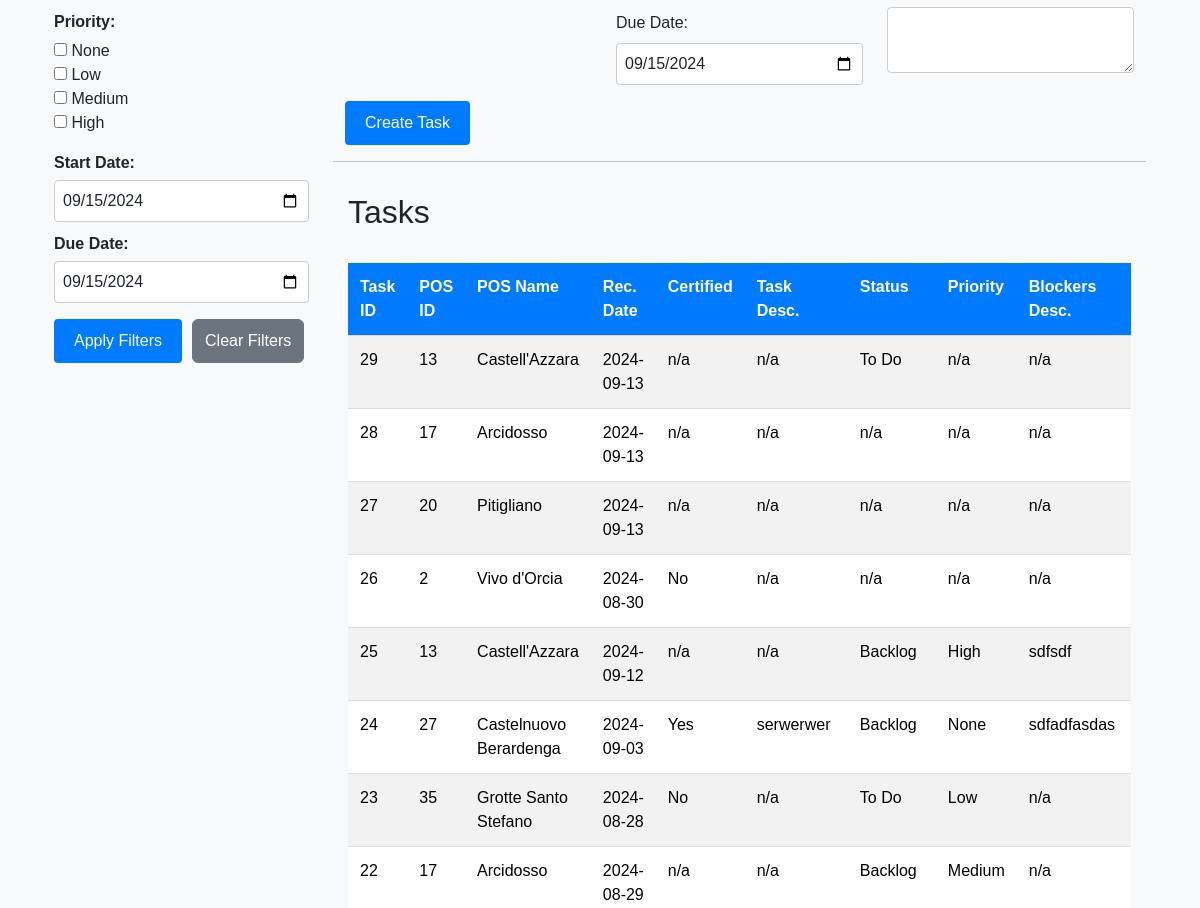
/create (signed in, middle part), run on an earlier commit of the app's database.
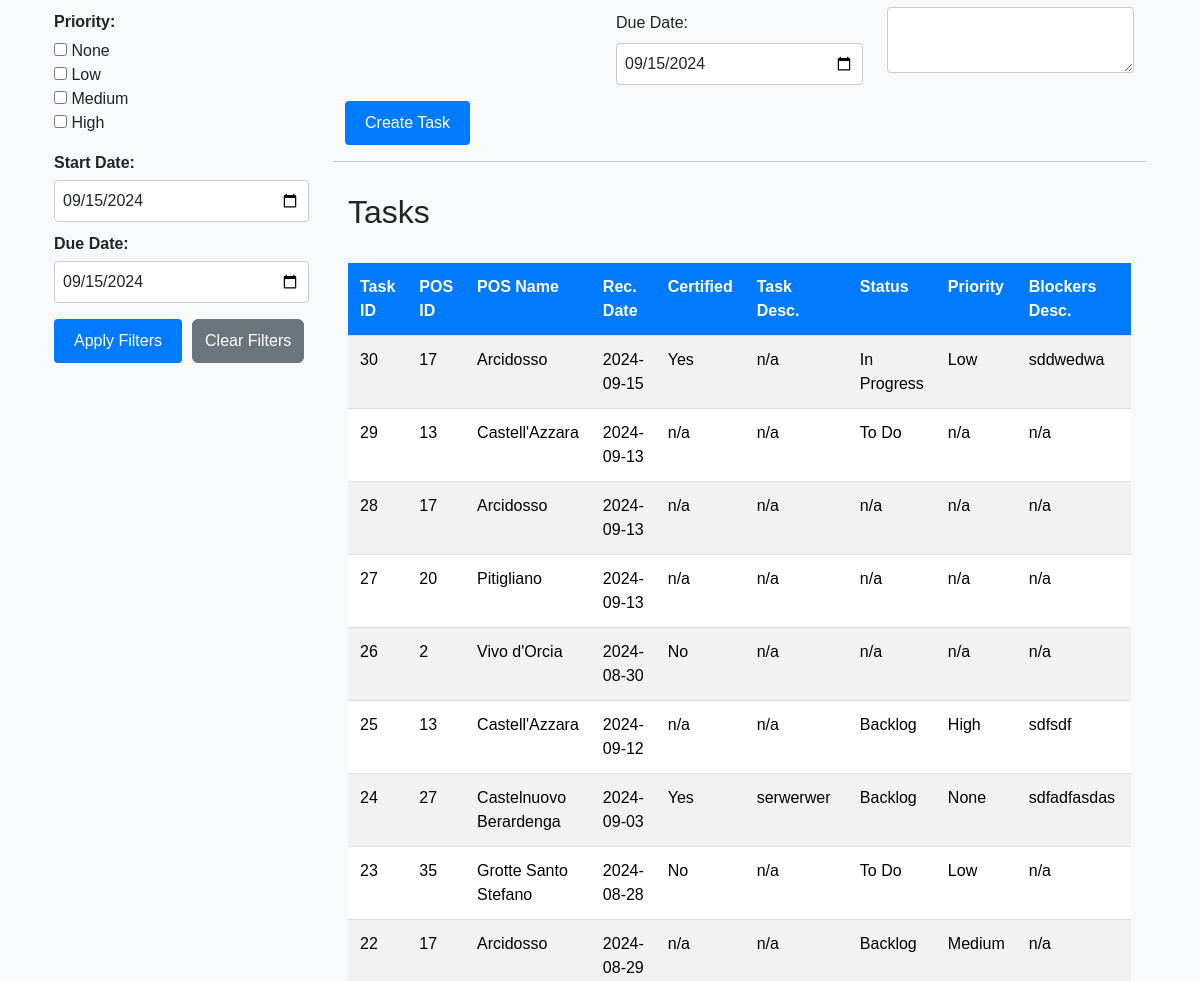
And on a later commit of the database.
### tables this page shows
CREATE TABLE tasks (
                        task_id INTEGER NOT NULL, 
                        task_desc VARCHAR, 
                        task_status VARCHAR, 
                        task_priority VARCHAR, 
                        task_start_date DATE, 
                        task_due_date DATE, 
                        task_notes VARCHAR, 
                        pos_id INTEGER NOT NULL, 
                        blocker_id INTEGER, 
                        rec_id INTEGER, 
                        PRIMARY KEY (task_id), 
                        CHECK (task_status IN ('Backlog', 'To Do', 'In Progress', 'Done')), 
                        CHECK (task_priority IN ('None', 'Low', 'Medium', 'High')),
                        FOREIGN KEY(pos_id) REFERENCES pos (pos_id),
                        FOREIGN KEY(blocker_id) REFERENCES blockers (blocker_id),
                        FOREIGN KEY(rec_id) REFERENCES rec (rec_id)
                    );

CREATE TABLE pos (
	pos_id INTEGER NOT NULL, 
	pos_name VARCHAR NOT NULL, 
	PRIMARY KEY (pos_id), 
	UNIQUE (pos_name)
);

CREATE TABLE rec (
                        rec_id INTEGER NOT NULL, 
                        rec_date DATE, 
                        rec_certified BOOLEAN, 
                        task_id INTEGER, 
                        pos_id INTEGER, 
                        blocker_id INTEGER, 
                        PRIMARY KEY (rec_id),
                        FOREIGN KEY(task_id) REFERENCES tasks (task_id),
                        FOREIGN KEY(pos_id) REFERENCES pos (pos_id),
                        FOREIGN KEY(blocker_id) REFERENCES blockers (blocker_id)
                    );

CREATE TABLE blockers (
                        blocker_id INTEGER NOT NULL, 
                        blocker_desc VARCHAR, 
                        blocker_responsible VARCHAR, 
                        blocker_resolved BOOLEAN, 
                        blocker_res_date DATE, 
                        pos_id INTEGER, 
                        rec_id INTEGER, 
                        task_id INTEGER, 
                        PRIMARY KEY (blocker_id),
                        FOREIGN KEY(pos_id) REFERENCES pos (pos_id),
                        FOREIGN KEY(rec_id) REFERENCES rec (rec_id),
                        FOREIGN KEY(task_id) REFERENCES tasks (task_id)
                    );

### app.py (the view)
@app.route("/create", methods=["GET", "POST"])
@login_required
def create_task():
    if request.method == "POST":
        pos_id = request.form.get("pos_id")
        reconciliation_date = request.form.get("reconciliation_date") or None
        certified = request.form.get("certified") or None
        description = request.form.get("description") or None
        status = request.form.get("status") or None
        priority = request.form.get("priority") or None
        start_date = request.form.get("start_date") or None
        due_date = request.form.get("due_date") or None
        notes = request.form.get("notes") or None
        blocker_desc = request.form.get("blocker_desc") or None
        blocker_responsible = request.form.get("blocker_responsible") or None
        try:
            if start_date:
                start_date = datetime.strptime(start_date, '%Y-%m-%d').date()
            if due_date:
                due_date = datetime.strptime(due_date, '%Y-%m-%d').date()
            if reconciliation_date:
                reconciliation_date = datetime.strptime(reconciliation_date, '%Y-%m-%d').date()
        except ValueError as e:
            flash("Invalid date format. Please use YYYY-MM-DD.")
            return redirect("/create")
        if not pos_id:
            flash("POS ID is required.")
            return redirect("/create")
        try:
            with engine.connect() as conn:
                task_insert = tasks_table.insert().values(
                    pos_id=pos_id,
                    task_desc=description,
                    task_status=status,
                    task_priority=priority,
                    task_start_date=start_date,
                    task_due_date=due_date,
                    task_notes=notes
                )
                result = conn.execute(task_insert)
                task_id = result.inserted_primary_key[0]  # Get the inserted task ID
                blocker_id = None
                if blocker_desc or blocker_responsible:
                    blocker_insert = blockers_table.insert().values(
                        blocker_desc=blocker_desc,
                        blocker_responsible=blocker_responsible,
                        task_id=task_id,  # Link with the new task
                        pos_id=pos_id
                    )
                    blocker_result = conn.execute(blocker_insert)
                    blocker_id = blocker_result.inserted_primary_key[0]  # Get the inserted blocker ID
                rec_id = None
                if reconciliation_date or certified is not None:
                    rec_insert = rec_table.insert().values(
                        rec_date=reconciliation_date,
                        rec_certified=(certified == 'true') if certified else None,
                        task_id=task_id,  # Link with the new task
                        pos_id=pos_id,
                        blocker_id=blocker_id  # Link with the new blocker if created
                    )
                    rec_result = conn.execute(rec_insert)
                    rec_id = rec_result.inserted_primary_key[0]  # Get the inserted rec ID
                conn.execute(
                    tasks_table.update()
                    .where(tasks_table.c.task_id == task_id)
                    .values(blocker_id=blocker_id, rec_id=rec_id)
                )
                conn.commit()
            flash("Task created successfully!")
        except Exception as e:
            logger.error(f"Error creating task: {traceback.format_exc()}")
            flash("An error occurred while creating the task.")
            return redirect("/create")
        return redirect("/tasks")
    else:
        with engine.connect() as conn:
            pos_data = conn.execute(select(pos_table.c.pos_id, pos_table.c.pos_name)).fetchall()
            query = select(
                tasks_table.c.task_id,
                tasks_table.c.task_desc,
                tasks_table.c.task_status,
                tasks_table.c.task_priority,
                tasks_table.c.task_start_date,
                tasks_table.c.task_due_date,
                tasks_table.c.task_notes,
                pos_table.c.pos_id,
                pos_table.c.pos_name,
                rec_table.c.rec_date,
                rec_table.c.rec_certified,
                blockers_table.c.blocker_desc,
                blockers_table.c.blocker_responsible
            ).select_from(
                tasks_table
                .join(pos_table, tasks_table.c.pos_id == pos_table.c.pos_id)
                .outerjoin(rec_table, tasks_table.c.rec_id == rec_table.c.rec_id)
                .outerjoin(blockers_table, tasks_table.c.blocker_id == blockers_table.c.blocker_id)
            ).order_by(desc(tasks_table.c.task_id))
            tasks = conn.execute(query).fetchall()
            formatted_tasks = []
            for task in tasks:
                formatted_tasks.append({
                    "task_id": task.task_id if task.task_id is not None else "n/a",
                    "task_desc": task.task_desc if task.task_desc is not None else "n/a",
                    "task_status": task.task_status if task.task_status is not None else "n/a",
                    "task_priority": task.task_priority if task.task_priority is not None else "n/a",
                    "task_start_date": task.task_start_date.strftime('%Y-%m-%d') if isinstance(task.task_start_date, date) else "n/a",
                    "task_due_date": task.task_due_date.strftime('%Y-%m-%d') if isinstance(task.task_due_date, date) else "n/a",
                    "task_notes": task.task_notes if task.task_notes is not None else "n/a",
                    "pos_id": task.pos_id if task.pos_id is not None else "n/a",
                    "pos_name": task.pos_name if task.pos_name is not None else "n/a",
                    "rec_date": task.rec_date.strftime('%Y-%m-%d') if isinstance(task.rec_date, date) else "n/a",
                    "rec_certified": "Yes" if task.rec_certified is True else "No" if task.rec_certified is False else "n/a",
                    "blocker_desc": task.blocker_desc if task.blocker_desc is not None else "n/a",
                    "blocker_responsible": task.blocker_responsible if task.blocker_responsible is not None else "n/a"
                })
        return render_template("create.html", pos_data=pos_data, tasks=formatted_tasks, date=date)

### helpers.py (called while the page is built)
def login_required(f):
    @wraps(f)
    def decorated_function(*args, **kwargs):
        if session.get("user_id") is None:
            return redirect("/login")
        return f(*args, **kwargs)
    return decorated_function

### templates/create.html (shortened to what this page needs)
{% extends "layout.html" %}
{% block main %}
<div class="container-fluid">
    <div class="row">
        <div class="col-md-3">
            {% include "_sidebar.html" %}
        </div>
        <div class="col-md-9">
            {% include "_create_form.html" %}
            <hr>
            {% include "_tasks_body.html" %}
        </div>
    </div>
</div>
{% endblock %}

### templates/_tasks_body.html (shortened to what this page needs)
<div class="tasks-wrapper">
    <h2 class="mt-0">Tasks</h2>
    <div class="table-responsive">
        <table class="table table-striped mt-3">
            <thead>
                <tr>
                    <th>Task ID</th>
                    <th>POS ID</th>
                    <th>POS Name</th>
                    <th>Rec. Date</th>
                    <th>Certified</th>
                    <th>Task Desc.</th>
                    <th>Status</th>
                    <th>Priority</th>
                    <th>Blockers Desc.</th>
                    <th>Blockers Resp</th>
                </tr>
            </thead>
            <tbody id="taskTableBody">
                {% for task in tasks %}
                <tr>
                    <td>{{ task.task_id }}</td>
                    <td>{{ task.pos_id }}</td>
                    <td>{{ task.pos_name }}</td>
                    <td>{{ task.rec_date }}</td>
                    <td>{{ task.rec_certified }}</td>
                    <td>{{ task.task_desc }}</td>
                    <td>{{ task.task_status }}</td>
                    <td>{{ task.task_priority }}</td>
                    <td>{{ task.blocker_desc }}</td>
                    <td>{{ task.blocker_responsible }}</td>
                </tr>
                {% endfor %}
            </tbody>
        </table>
    </div>
</div>

What changed in the data, as far as the page shows it:
added tasks: task_id "30", pos_id "17", pos_name "Arcidosso", rec_date "2024-09-15", rec_certified "Yes", task_desc "n/a", task_status "In Progress", task_priority "Low", blocker_desc "sddwedwa"
